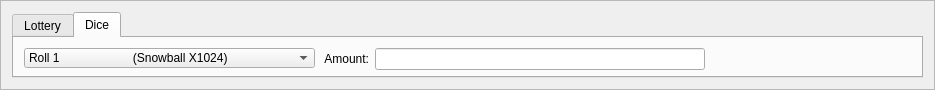
<?xml version="1.0" encoding="UTF-8"?>
<ui version="4.0">
 <class>VoteCoinsEntry</class>
 <widget class="QFrame" name="VoteCoinsEntry">
  <property name="geometry">
   <rect>
    <x>0</x>
    <y>0</y>
    <width>935</width>
    <height>90</height>
   </rect>
  </property>
  <property name="minimumSize">
   <size>
    <width>0</width>
    <height>90</height>
   </size>
  </property>
  <property name="maximumSize">
   <size>
    <width>16777215</width>
    <height>90</height>
   </size>
  </property>
  <property name="windowTitle">
   <string>Form</string>
  </property>
  <property name="frameShape">
   <enum>QFrame::StyledPanel</enum>
  </property>
  <property name="frameShadow">
   <enum>QFrame::Sunken</enum>
  </property>
  <layout class="QGridLayout" name="gridLayout">
   <property name="spacing">
    <number>12</number>
   </property>
   <item row="3" column="0">
    <widget class="QTabWidget" name="gamePanel">
     <property name="currentIndex">
      <number>1</number>
     </property>
     <widget class="QWidget" name="tab">
      <attribute name="title">
       <string>Lottery</string>
      </attribute>
      <widget class="QWidget" name="layoutWidget">
       <property name="geometry">
        <rect>
         <x>10</x>
         <y>10</y>
         <width>591</width>
         <height>25</height>
        </rect>
       </property>
       <layout class="QGridLayout" name="gridLayout_3">
        <item row="0" column="9">
         <widget class="BitcoinAmountField" name="payAmount"/>
        </item>
        <item row="0" column="4">
         <widget class="QComboBox" name="number1_3">
          <property name="currentIndex">
           <number>0</number>
          </property>
          <property name="maxVisibleItems">
           <number>9</number>
          </property>
          <item>
           <property name="text">
            <string notr="true">1</string>
           </property>
          </item>
          <item>
           <property name="text">
            <string notr="true">2</string>
           </property>
          </item>
          <item>
           <property name="text">
            <string notr="true">3</string>
           </property>
          </item>
          <item>
           <property name="text">
            <string notr="true">4</string>
           </property>
          </item>
          <item>
           <property name="text">
            <string notr="true">5</string>
           </property>
          </item>
          <item>
           <property name="text">
            <string notr="true">6</string>
           </property>
          </item>
          <item>
           <property name="text">
            <string notr="true">7</string>
           </property>
          </item>
          <item>
           <property name="text">
            <string notr="true">8</string>
           </property>
          </item>
          <item>
           <property name="text">
            <string notr="true">9</string>
           </property>
          </item>
          <item>
           <property name="text">
            <string notr="true">10</string>
           </property>
          </item>
          <item>
           <property name="text">
            <string notr="true">11</string>
           </property>
          </item>
          <item>
           <property name="text">
            <string notr="true">12</string>
           </property>
          </item>
          <item>
           <property name="text">
            <string notr="true">13</string>
           </property>
          </item>
          <item>
           <property name="text">
            <string notr="true">14</string>
           </property>
          </item>
          <item>
           <property name="text">
            <string notr="true">15</string>
           </property>
          </item>
          <item>
           <property name="text">
            <string notr="true">16</string>
           </property>
          </item>
          <item>
           <property name="text">
            <string notr="true">17</string>
           </property>
          </item>
          <item>
           <property name="text">
            <string notr="true">18</string>
           </property>
          </item>
          <item>
           <property name="text">
            <string notr="true">19</string>
           </property>
          </item>
          <item>
           <property name="text">
            <string notr="true">20</string>
           </property>
          </item>
          <item>
           <property name="text">
            <string notr="true">21</string>
           </property>
          </item>
          <item>
           <property name="text">
            <string notr="true">22</string>
           </property>
          </item>
          <item>
           <property name="text">
            <string notr="true">23</string>
           </property>
          </item>
          <item>
           <property name="text">
            <string notr="true">24</string>
           </property>
          </item>
          <item>
           <property name="text">
            <string notr="true">25</string>
           </property>
          </item>
          <item>
           <property name="text">
            <string notr="true">26</string>
           </property>
          </item>
          <item>
           <property name="text">
            <string notr="true">27</string>
           </property>
          </item>
          <item>
           <property name="text">
            <string notr="true">28</string>
           </property>
          </item>
          <item>
           <property name="text">
            <string notr="true">29</string>
           </property>
          </item>
          <item>
           <property name="text">
            <string notr="true">30</string>
           </property>
          </item>
          <item>
           <property name="text">
            <string notr="true">31</string>
           </property>
          </item>
          <item>
           <property name="text">
            <string notr="true">32</string>
           </property>
          </item>
          <item>
           <property name="text">
            <string notr="true">33</string>
           </property>
          </item>
          <item>
           <property name="text">
            <string notr="true">34</string>
           </property>
          </item>
          <item>
           <property name="text">
            <string notr="true">35</string>
           </property>
          </item>
          <item>
           <property name="text">
            <string notr="true">36</string>
           </property>
          </item>
          <item>
           <property name="text">
            <string notr="true">37</string>
           </property>
          </item>
          <item>
           <property name="text">
            <string notr="true">38</string>
           </property>
          </item>
          <item>
           <property name="text">
            <string notr="true">39</string>
           </property>
          </item>
          <item>
           <property name="text">
            <string notr="true">40</string>
           </property>
          </item>
          <item>
           <property name="text">
            <string notr="true">41</string>
           </property>
          </item>
          <item>
           <property name="text">
            <string notr="true">42</string>
           </property>
          </item>
         </widget>
        </item>
        <item row="0" column="2">
         <widget class="QComboBox" name="number1">
          <property name="currentIndex">
           <number>0</number>
          </property>
          <property name="maxVisibleItems">
           <number>9</number>
          </property>
          <item>
           <property name="text">
            <string notr="true">1</string>
           </property>
          </item>
          <item>
           <property name="text">
            <string notr="true">2</string>
           </property>
          </item>
          <item>
           <property name="text">
            <string notr="true">3</string>
           </property>
          </item>
          <item>
           <property name="text">
            <string notr="true">4</string>
           </property>
          </item>
          <item>
           <property name="text">
            <string notr="true">5</string>
           </property>
          </item>
          <item>
           <property name="text">
            <string notr="true">6</string>
           </property>
          </item>
          <item>
           <property name="text">
            <string notr="true">7</string>
           </property>
          </item>
          <item>
           <property name="text">
            <string notr="true">8</string>
           </property>
          </item>
          <item>
           <property name="text">
            <string notr="true">9</string>
           </property>
          </item>
          <item>
           <property name="text">
            <string notr="true">10</string>
           </property>
          </item>
          <item>
           <property name="text">
            <string notr="true">11</string>
           </property>
          </item>
          <item>
           <property name="text">
            <string notr="true">12</string>
           </property>
          </item>
          <item>
           <property name="text">
            <string notr="true">13</string>
           </property>
          </item>
          <item>
           <property name="text">
            <string notr="true">14</string>
           </property>
          </item>
          <item>
           <property name="text">
            <string notr="true">15</string>
           </property>
          </item>
          <item>
           <property name="text">
            <string notr="true">16</string>
           </property>
          </item>
          <item>
           <property name="text">
            <string notr="true">17</string>
           </property>
          </item>
          <item>
           <property name="text">
            <string notr="true">18</string>
           </property>
          </item>
          <item>
           <property name="text">
            <string notr="true">19</string>
           </property>
          </item>
          <item>
           <property name="text">
            <string notr="true">20</string>
           </property>
          </item>
          <item>
           <property name="text">
            <string notr="true">21</string>
           </property>
          </item>
          <item>
           <property name="text">
            <string notr="true">22</string>
           </property>
          </item>
          <item>
           <property name="text">
            <string notr="true">23</string>
           </property>
          </item>
          <item>
           <property name="text">
            <string notr="true">24</string>
           </property>
          </item>
          <item>
           <property name="text">
            <string notr="true">25</string>
           </property>
          </item>
          <item>
           <property name="text">
            <string notr="true">26</string>
           </property>
          </item>
          <item>
           <property name="text">
            <string notr="true">27</string>
           </property>
          </item>
          <item>
           <property name="text">
            <string notr="true">28</string>
           </property>
          </item>
          <item>
           <property name="text">
            <string notr="true">29</string>
           </property>
          </item>
          <item>
           <property name="text">
            <string notr="true">30</string>
           </property>
          </item>
          <item>
           <property name="text">
            <string notr="true">31</string>
           </property>
          </item>
          <item>
           <property name="text">
            <string notr="true">32</string>
           </property>
          </item>
          <item>
           <property name="text">
            <string notr="true">33</string>
           </property>
          </item>
          <item>
           <property name="text">
            <string notr="true">34</string>
           </property>
          </item>
          <item>
           <property name="text">
            <string notr="true">35</string>
           </property>
          </item>
          <item>
           <property name="text">
            <string notr="true">36</string>
           </property>
          </item>
          <item>
           <property name="text">
            <string notr="true">37</string>
           </property>
          </item>
          <item>
           <property name="text">
            <string notr="true">38</string>
           </property>
          </item>
          <item>
           <property name="text">
            <string notr="true">39</string>
           </property>
          </item>
          <item>
           <property name="text">
            <string notr="true">40</string>
           </property>
          </item>
          <item>
           <property name="text">
            <string notr="true">41</string>
           </property>
          </item>
          <item>
           <property name="text">
            <string notr="true">42</string>
           </property>
          </item>
         </widget>
        </item>
        <item row="0" column="6">
         <widget class="QComboBox" name="number1_5">
          <property name="currentIndex">
           <number>0</number>
          </property>
          <property name="maxVisibleItems">
           <number>9</number>
          </property>
          <item>
           <property name="text">
            <string notr="true">1</string>
           </property>
          </item>
          <item>
           <property name="text">
            <string notr="true">2</string>
           </property>
          </item>
          <item>
           <property name="text">
            <string notr="true">3</string>
           </property>
          </item>
          <item>
           <property name="text">
            <string notr="true">4</string>
           </property>
          </item>
          <item>
           <property name="text">
            <string notr="true">5</string>
           </property>
          </item>
          <item>
           <property name="text">
            <string notr="true">6</string>
           </property>
          </item>
          <item>
           <property name="text">
            <string notr="true">7</string>
           </property>
          </item>
          <item>
           <property name="text">
            <string notr="true">8</string>
           </property>
          </item>
          <item>
           <property name="text">
            <string notr="true">9</string>
           </property>
          </item>
          <item>
           <property name="text">
            <string notr="true">10</string>
           </property>
          </item>
          <item>
           <property name="text">
            <string notr="true">11</string>
           </property>
          </item>
          <item>
           <property name="text">
            <string notr="true">12</string>
           </property>
          </item>
          <item>
           <property name="text">
            <string notr="true">13</string>
           </property>
          </item>
          <item>
           <property name="text">
            <string notr="true">14</string>
           </property>
          </item>
          <item>
           <property name="text">
            <string notr="true">15</string>
           </property>
          </item>
          <item>
           <property name="text">
            <string notr="true">16</string>
           </property>
          </item>
          <item>
           <property name="text">
            <string notr="true">17</string>
           </property>
          </item>
          <item>
           <property name="text">
            <string notr="true">18</string>
           </property>
          </item>
          <item>
           <property name="text">
            <string notr="true">19</string>
           </property>
          </item>
          <item>
           <property name="text">
            <string notr="true">20</string>
           </property>
          </item>
          <item>
           <property name="text">
            <string notr="true">21</string>
           </property>
          </item>
          <item>
           <property name="text">
            <string notr="true">22</string>
           </property>
          </item>
          <item>
           <property name="text">
            <string notr="true">23</string>
           </property>
          </item>
          <item>
           <property name="text">
            <string notr="true">24</string>
           </property>
          </item>
          <item>
           <property name="text">
            <string notr="true">25</string>
           </property>
          </item>
          <item>
           <property name="text">
            <string notr="true">26</string>
           </property>
          </item>
          <item>
           <property name="text">
            <string notr="true">27</string>
           </property>
          </item>
          <item>
           <property name="text">
            <string notr="true">28</string>
           </property>
          </item>
          <item>
           <property name="text">
            <string notr="true">29</string>
           </property>
          </item>
          <item>
           <property name="text">
            <string notr="true">30</string>
           </property>
          </item>
          <item>
           <property name="text">
            <string notr="true">31</string>
           </property>
          </item>
          <item>
           <property name="text">
            <string notr="true">32</string>
           </property>
          </item>
          <item>
           <property name="text">
            <string notr="true">33</string>
           </property>
          </item>
          <item>
           <property name="text">
            <string notr="true">34</string>
           </property>
          </item>
          <item>
           <property name="text">
            <string notr="true">35</string>
           </property>
          </item>
          <item>
           <property name="text">
            <string notr="true">36</string>
           </property>
          </item>
          <item>
           <property name="text">
            <string notr="true">37</string>
           </property>
          </item>
          <item>
           <property name="text">
            <string notr="true">38</string>
           </property>
          </item>
          <item>
           <property name="text">
            <string notr="true">39</string>
           </property>
          </item>
          <item>
           <property name="text">
            <string notr="true">40</string>
           </property>
          </item>
          <item>
           <property name="text">
            <string notr="true">41</string>
           </property>
          </item>
          <item>
           <property name="text">
            <string notr="true">42</string>
           </property>
          </item>
         </widget>
        </item>
        <item row="0" column="3">
         <widget class="QComboBox" name="number1_2">
          <property name="currentIndex">
           <number>0</number>
          </property>
          <property name="maxVisibleItems">
           <number>9</number>
          </property>
          <item>
           <property name="text">
            <string notr="true">1</string>
           </property>
          </item>
          <item>
           <property name="text">
            <string notr="true">2</string>
           </property>
          </item>
          <item>
           <property name="text">
            <string notr="true">3</string>
           </property>
          </item>
          <item>
           <property name="text">
            <string notr="true">4</string>
           </property>
          </item>
          <item>
           <property name="text">
            <string notr="true">5</string>
           </property>
          </item>
          <item>
           <property name="text">
            <string notr="true">6</string>
           </property>
          </item>
          <item>
           <property name="text">
            <string notr="true">7</string>
           </property>
          </item>
          <item>
           <property name="text">
            <string notr="true">8</string>
           </property>
          </item>
          <item>
           <property name="text">
            <string notr="true">9</string>
           </property>
          </item>
          <item>
           <property name="text">
            <string notr="true">10</string>
           </property>
          </item>
          <item>
           <property name="text">
            <string notr="true">11</string>
           </property>
          </item>
          <item>
           <property name="text">
            <string notr="true">12</string>
           </property>
          </item>
          <item>
           <property name="text">
            <string notr="true">13</string>
           </property>
          </item>
          <item>
           <property name="text">
            <string notr="true">14</string>
           </property>
          </item>
          <item>
           <property name="text">
            <string notr="true">15</string>
           </property>
          </item>
          <item>
           <property name="text">
            <string notr="true">16</string>
           </property>
          </item>
          <item>
           <property name="text">
            <string notr="true">17</string>
           </property>
          </item>
          <item>
           <property name="text">
            <string notr="true">18</string>
           </property>
          </item>
          <item>
           <property name="text">
            <string notr="true">19</string>
           </property>
          </item>
          <item>
           <property name="text">
            <string notr="true">20</string>
           </property>
          </item>
          <item>
           <property name="text">
            <string notr="true">21</string>
           </property>
          </item>
          <item>
           <property name="text">
            <string notr="true">22</string>
           </property>
          </item>
          <item>
           <property name="text">
            <string notr="true">23</string>
           </property>
          </item>
          <item>
           <property name="text">
            <string notr="true">24</string>
           </property>
          </item>
          <item>
           <property name="text">
            <string notr="true">25</string>
           </property>
          </item>
          <item>
           <property name="text">
            <string notr="true">26</string>
           </property>
          </item>
          <item>
           <property name="text">
            <string notr="true">27</string>
           </property>
          </item>
          <item>
           <property name="text">
            <string notr="true">28</string>
           </property>
          </item>
          <item>
           <property name="text">
            <string notr="true">29</string>
           </property>
          </item>
          <item>
           <property name="text">
            <string notr="true">30</string>
           </property>
          </item>
          <item>
           <property name="text">
            <string notr="true">31</string>
           </property>
          </item>
          <item>
           <property name="text">
            <string notr="true">32</string>
           </property>
          </item>
          <item>
           <property name="text">
            <string notr="true">33</string>
           </property>
          </item>
          <item>
           <property name="text">
            <string notr="true">34</string>
           </property>
          </item>
          <item>
           <property name="text">
            <string notr="true">35</string>
           </property>
          </item>
          <item>
           <property name="text">
            <string notr="true">36</string>
           </property>
          </item>
          <item>
           <property name="text">
            <string notr="true">37</string>
           </property>
          </item>
          <item>
           <property name="text">
            <string notr="true">38</string>
           </property>
          </item>
          <item>
           <property name="text">
            <string notr="true">39</string>
           </property>
          </item>
          <item>
           <property name="text">
            <string notr="true">40</string>
           </property>
          </item>
          <item>
           <property name="text">
            <string notr="true">41</string>
           </property>
          </item>
          <item>
           <property name="text">
            <string notr="true">42</string>
           </property>
          </item>
         </widget>
        </item>
        <item row="0" column="7">
         <widget class="QComboBox" name="number1_6">
          <property name="currentIndex">
           <number>0</number>
          </property>
          <property name="maxVisibleItems">
           <number>9</number>
          </property>
          <item>
           <property name="text">
            <string notr="true">1</string>
           </property>
          </item>
          <item>
           <property name="text">
            <string notr="true">2</string>
           </property>
          </item>
          <item>
           <property name="text">
            <string notr="true">3</string>
           </property>
          </item>
          <item>
           <property name="text">
            <string notr="true">4</string>
           </property>
          </item>
          <item>
           <property name="text">
            <string notr="true">5</string>
           </property>
          </item>
          <item>
           <property name="text">
            <string notr="true">6</string>
           </property>
          </item>
          <item>
           <property name="text">
            <string notr="true">7</string>
           </property>
          </item>
          <item>
           <property name="text">
            <string notr="true">8</string>
           </property>
          </item>
          <item>
           <property name="text">
            <string notr="true">9</string>
           </property>
          </item>
          <item>
           <property name="text">
            <string notr="true">10</string>
           </property>
          </item>
          <item>
           <property name="text">
            <string notr="true">11</string>
           </property>
          </item>
          <item>
           <property name="text">
            <string notr="true">12</string>
           </property>
          </item>
          <item>
           <property name="text">
            <string notr="true">13</string>
           </property>
          </item>
          <item>
           <property name="text">
            <string notr="true">14</string>
           </property>
          </item>
          <item>
           <property name="text">
            <string notr="true">15</string>
           </property>
          </item>
          <item>
           <property name="text">
            <string notr="true">16</string>
           </property>
          </item>
          <item>
           <property name="text">
            <string notr="true">17</string>
           </property>
          </item>
          <item>
           <property name="text">
            <string notr="true">18</string>
           </property>
          </item>
          <item>
           <property name="text">
            <string notr="true">19</string>
           </property>
          </item>
          <item>
           <property name="text">
            <string notr="true">20</string>
           </property>
          </item>
          <item>
           <property name="text">
            <string notr="true">21</string>
           </property>
          </item>
          <item>
           <property name="text">
            <string notr="true">22</string>
           </property>
          </item>
          <item>
           <property name="text">
            <string notr="true">23</string>
           </property>
          </item>
          <item>
           <property name="text">
            <string notr="true">24</string>
           </property>
          </item>
          <item>
           <property name="text">
            <string notr="true">25</string>
           </property>
          </item>
          <item>
           <property name="text">
            <string notr="true">26</string>
           </property>
          </item>
          <item>
           <property name="text">
            <string notr="true">27</string>
           </property>
          </item>
          <item>
           <property name="text">
            <string notr="true">28</string>
           </property>
          </item>
          <item>
           <property name="text">
            <string notr="true">29</string>
           </property>
          </item>
          <item>
           <property name="text">
            <string notr="true">30</string>
           </property>
          </item>
          <item>
           <property name="text">
            <string notr="true">31</string>
           </property>
          </item>
          <item>
           <property name="text">
            <string notr="true">32</string>
           </property>
          </item>
          <item>
           <property name="text">
            <string notr="true">33</string>
           </property>
          </item>
          <item>
           <property name="text">
            <string notr="true">34</string>
           </property>
          </item>
          <item>
           <property name="text">
            <string notr="true">35</string>
           </property>
          </item>
          <item>
           <property name="text">
            <string notr="true">36</string>
           </property>
          </item>
          <item>
           <property name="text">
            <string notr="true">37</string>
           </property>
          </item>
          <item>
           <property name="text">
            <string notr="true">38</string>
           </property>
          </item>
          <item>
           <property name="text">
            <string notr="true">39</string>
           </property>
          </item>
          <item>
           <property name="text">
            <string notr="true">40</string>
           </property>
          </item>
          <item>
           <property name="text">
            <string notr="true">41</string>
           </property>
          </item>
          <item>
           <property name="text">
            <string notr="true">42</string>
           </property>
          </item>
         </widget>
        </item>
        <item row="0" column="8">
         <widget class="QLabel" name="label_3">
          <property name="text">
           <string>Amount:</string>
          </property>
          <property name="alignment">
           <set>Qt::AlignRight|Qt::AlignTrailing|Qt::AlignVCenter</set>
          </property>
         </widget>
        </item>
        <item row="0" column="0">
         <widget class="QPushButton" name="QuickPick">
          <property name="text">
           <string>Quick Pick</string>
          </property>
         </widget>
        </item>
        <item row="0" column="1">
         <widget class="QLabel" name="label_2">
          <property name="text">
           <string>Numbers:</string>
          </property>
          <property name="alignment">
           <set>Qt::AlignRight|Qt::AlignTrailing|Qt::AlignVCenter</set>
          </property>
         </widget>
        </item>
        <item row="0" column="5">
         <widget class="QComboBox" name="number1_4">
          <property name="currentIndex">
           <number>0</number>
          </property>
          <property name="maxVisibleItems">
           <number>9</number>
          </property>
          <item>
           <property name="text">
            <string notr="true">1</string>
           </property>
          </item>
          <item>
           <property name="text">
            <string notr="true">2</string>
           </property>
          </item>
          <item>
           <property name="text">
            <string notr="true">3</string>
           </property>
          </item>
          <item>
           <property name="text">
            <string notr="true">4</string>
           </property>
          </item>
          <item>
           <property name="text">
            <string notr="true">5</string>
           </property>
          </item>
          <item>
           <property name="text">
            <string notr="true">6</string>
           </property>
          </item>
          <item>
           <property name="text">
            <string notr="true">7</string>
           </property>
          </item>
          <item>
           <property name="text">
            <string notr="true">8</string>
           </property>
          </item>
          <item>
           <property name="text">
            <string notr="true">9</string>
           </property>
          </item>
          <item>
           <property name="text">
            <string notr="true">10</string>
           </property>
          </item>
          <item>
           <property name="text">
            <string notr="true">11</string>
           </property>
          </item>
          <item>
           <property name="text">
            <string notr="true">12</string>
           </property>
          </item>
          <item>
           <property name="text">
            <string notr="true">13</string>
           </property>
          </item>
          <item>
           <property name="text">
            <string notr="true">14</string>
           </property>
          </item>
          <item>
           <property name="text">
            <string notr="true">15</string>
           </property>
          </item>
          <item>
           <property name="text">
            <string notr="true">16</string>
           </property>
          </item>
          <item>
           <property name="text">
            <string notr="true">17</string>
           </property>
          </item>
          <item>
           <property name="text">
            <string notr="true">18</string>
           </property>
          </item>
          <item>
           <property name="text">
            <string notr="true">19</string>
           </property>
          </item>
          <item>
           <property name="text">
            <string notr="true">20</string>
           </property>
          </item>
          <item>
           <property name="text">
            <string notr="true">21</string>
           </property>
          </item>
          <item>
           <property name="text">
            <string notr="true">22</string>
           </property>
          </item>
          <item>
           <property name="text">
            <string notr="true">23</string>
           </property>
          </item>
          <item>
           <property name="text">
            <string notr="true">24</string>
           </property>
          </item>
          <item>
           <property name="text">
            <string notr="true">25</string>
           </property>
          </item>
          <item>
           <property name="text">
            <string notr="true">26</string>
           </property>
          </item>
          <item>
           <property name="text">
            <string notr="true">27</string>
           </property>
          </item>
          <item>
           <property name="text">
            <string notr="true">28</string>
           </property>
          </item>
          <item>
           <property name="text">
            <string notr="true">29</string>
           </property>
          </item>
          <item>
           <property name="text">
            <string notr="true">30</string>
           </property>
          </item>
          <item>
           <property name="text">
            <string notr="true">31</string>
           </property>
          </item>
          <item>
           <property name="text">
            <string notr="true">32</string>
           </property>
          </item>
          <item>
           <property name="text">
            <string notr="true">33</string>
           </property>
          </item>
          <item>
           <property name="text">
            <string notr="true">34</string>
           </property>
          </item>
          <item>
           <property name="text">
            <string notr="true">35</string>
           </property>
          </item>
          <item>
           <property name="text">
            <string notr="true">36</string>
           </property>
          </item>
          <item>
           <property name="text">
            <string notr="true">37</string>
           </property>
          </item>
          <item>
           <property name="text">
            <string notr="true">38</string>
           </property>
          </item>
          <item>
           <property name="text">
            <string notr="true">39</string>
           </property>
          </item>
          <item>
           <property name="text">
            <string notr="true">40</string>
           </property>
          </item>
          <item>
           <property name="text">
            <string notr="true">41</string>
           </property>
          </item>
          <item>
           <property name="text">
            <string notr="true">42</string>
           </property>
          </item>
         </widget>
        </item>
       </layout>
      </widget>
     </widget>
     <widget class="QWidget" name="tab_2">
      <attribute name="title">
       <string>Dice</string>
      </attribute>
      <widget class="QWidget" name="layoutWidget">
       <property name="geometry">
        <rect>
         <x>310</x>
         <y>10</y>
         <width>381</width>
         <height>22</height>
        </rect>
       </property>
       <layout class="QGridLayout" name="gridLayout_4">
        <item row="0" column="1">
         <widget class="BitcoinAmountField" name="payAmount_2"/>
        </item>
        <item row="0" column="0">
         <widget class="QLabel" name="label_4">
          <property name="text">
           <string>Amount:</string>
          </property>
          <property name="alignment">
           <set>Qt::AlignRight|Qt::AlignTrailing|Qt::AlignVCenter</set>
          </property>
         </widget>
        </item>
       </layout>
      </widget>
      <widget class="QComboBox" name="gameType">
       <property name="geometry">
        <rect>
         <x>10</x>
         <y>10</y>
         <width>291</width>
         <height>20</height>
        </rect>
       </property>
       <property name="currentIndex">
        <number>0</number>
       </property>
       <property name="maxVisibleItems">
        <number>9</number>
       </property>
       <item>
        <property name="text">
         <string notr="true">Roll 1                      (Snowball X1024)</string>
        </property>
       </item>
       <item>
        <property name="text">
         <string notr="true">Roll 1 or 2              (SFA chance of X512)</string>
        </property>
       </item>
       <item>
        <property name="text">
         <string notr="true">Roll 1 to 4              (Slim chance of X256)</string>
        </property>
       </item>
       <item>
        <property name="text">
         <string notr="true">Roll 1 to 8              (.78125% win X128)</string>
        </property>
       </item>
       <item>
        <property name="text">
         <string notr="true">Roll 1 to 16            (1.5625% win X64)</string>
        </property>
       </item>
       <item>
        <property name="text">
         <string notr="true">Roll 1 to 32            (3.125% win X32)</string>
        </property>
       </item>
       <item>
        <property name="text">
         <string notr="true">Roll 1 to 64            (6.25% win X16)</string>
        </property>
       </item>
       <item>
        <property name="text">
         <string notr="true">Roll 1 to 128          (12.5% win X8)</string>
        </property>
       </item>
       <item>
        <property name="text">
         <string notr="true">Roll 1 to 256          (25% win X4)</string>
        </property>
       </item>
       <item>
        <property name="text">
         <string notr="true">Roll 1 to 512          (50% win X2)</string>
        </property>
       </item>
       <item>
        <property name="text">
         <string notr="true">Roll 1 to 768          (75% win X1.5)</string>
        </property>
       </item>
       <item>
        <property name="text">
         <string notr="true">Roll 1 to 896          (87.5% win X1.25)</string>
        </property>
       </item>
       <item>
        <property name="text">
         <string notr="true">Roll 1 to 960          (93.75% win X1.125)</string>
        </property>
       </item>
       <item>
        <property name="text">
         <string notr="true">Roll 1 to 992          (96.875% win X1.0625)</string>
        </property>
       </item>
       <item>
        <property name="text">
         <string notr="true">Roll 1 to 1008        (98.4375% win X1.03125)</string>
        </property>
       </item>
       <item>
        <property name="text">
         <string notr="true">Roll 1 to 1016        (99.21875% win X 1.015625)</string>
        </property>
       </item>
       <item>
        <property name="text">
         <string notr="true">Roll 1 to 1020        (Guarantee)</string>
        </property>
       </item>
       <item>
        <property name="text">
         <string notr="true">Roll 1 to 1022        (Dead Cert)</string>
        </property>
       </item>
       <item>
        <property name="text">
         <string notr="true">Roll 1 to 1023        (Everytime)</string>
        </property>
       </item>
       <item>
        <property name="text">
         <string notr="true">Roll Odd                (50% win X2)</string>
        </property>
       </item>
       <item>
        <property name="text">
         <string notr="true">Roll Even               (50% win X2)</string>
        </property>
       </item>
      </widget>
     </widget>
    </widget>
   </item>
  </layout>
 </widget>
 <customwidgets>
  <customwidget>
   <class>BitcoinAmountField</class>
   <extends>QLineEdit</extends>
   <header>bitcoinamountfield.h</header>
   <container>1</container>
  </customwidget>
 </customwidgets>
 <resources/>
 <connections/>
</ui>
